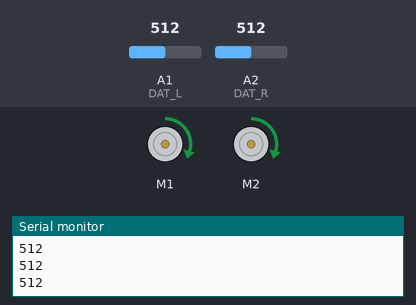
Bench run of a sketch on a simulated Arduino Uno, built with avr-gcc and run on an emulated ATmega328P. Shown: 2 × DC motor (green arrow = forward, orange = backward, longer = faster), the last lines printed to the serial monitor. The test bench sets the inputs (shaded band); at power-on: A1 (DAT_L) = 512, A2 (DAT_R) = 512.

Above: at 1.2 s.
1.3 s: A1 (DAT_L) set to 716
At 2.5 s:
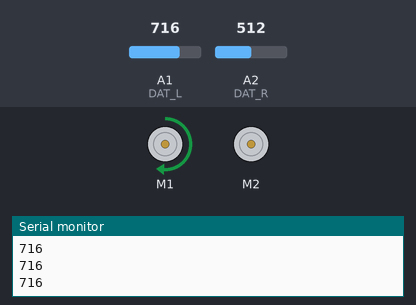
At 3.8 s:
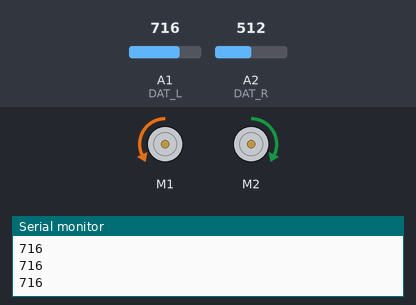
Timing chart, 0 to 5.3 s (numbered marks = the images above; inputs shaded):
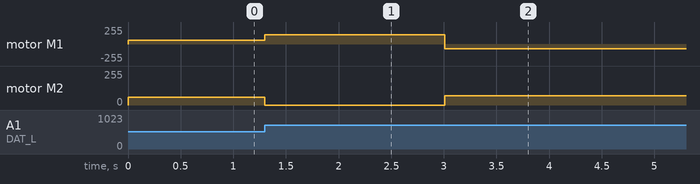

The sketch:

roborace_block_2022.ino
```cpp
#include <AFMotor.h>

AF_DCMotor motor_L(1);
AF_DCMotor motor_R(2);

#define DAT_L A1
#define DAT_R A2

#define basic_speed 60
#define turn_speed 70
#define Ke 0.4

unsigned long int time = 0;

void setup() {
  Serial.begin(9600);
  motor_L.run(FORWARD);
  motor_R.run(FORWARD);
}
void loop () {
  int e = analogRead(DAT_L) - analogRead(DAT_R);
  e *= Ke;
  motor_L.setSpeed(constrain(basic_speed + e,0,255));
  motor_R.setSpeed(constrain(basic_speed - e,0,255));
  Serial.println(analogRead(DAT_L));

  if (time+3000<millis()) {
    motor_L.run(BACKWARD);
    motor_L.setSpeed(turn_speed);
    motor_R.setSpeed(turn_speed);
    while (analogRead(DAT_L)<850); delay(50);
    while (analogRead(DAT_L)>850); delay(50);
    while (analogRead(DAT_L)<850); delay(50);
    time = millis();
    motor_L.run(FORWARD);
  }
}
```

Measured:
- after the input at 1.3 s, motor M1: forward 60/255 → forward 141/255 at once, → backward 70/255 1.7 s later; motor M2: forward 60/255 → stopped at once, → forward 70/255 1.7 s later
